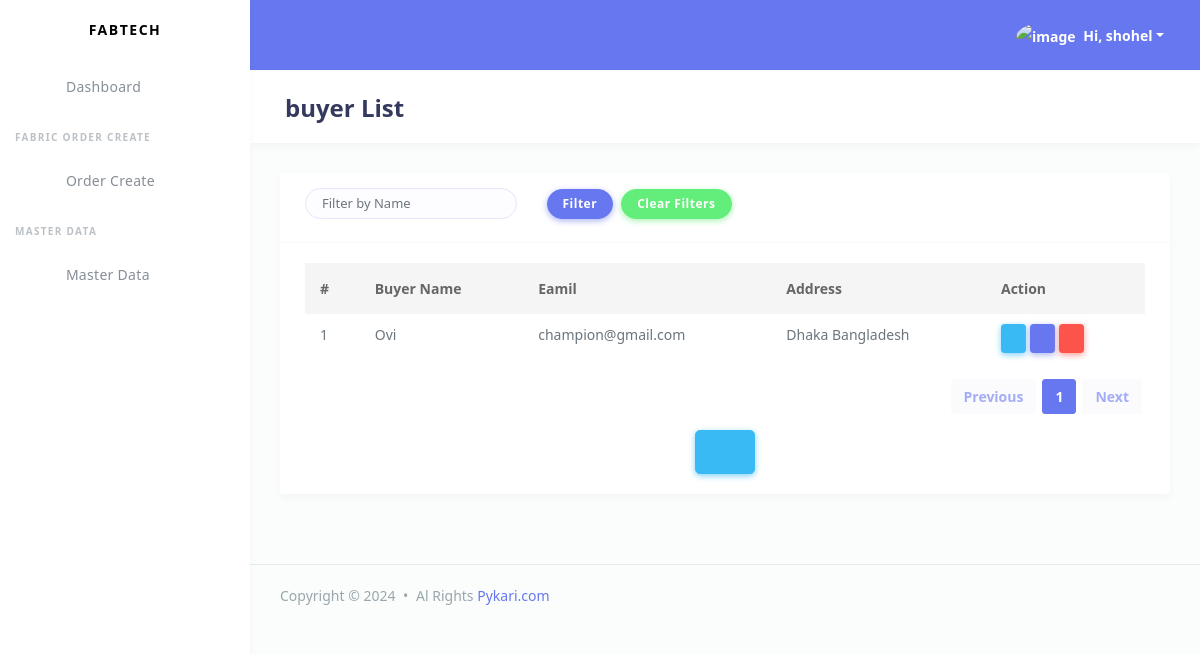
Before: /fabricmanagement/buyer/ (signed in) with the older database file.
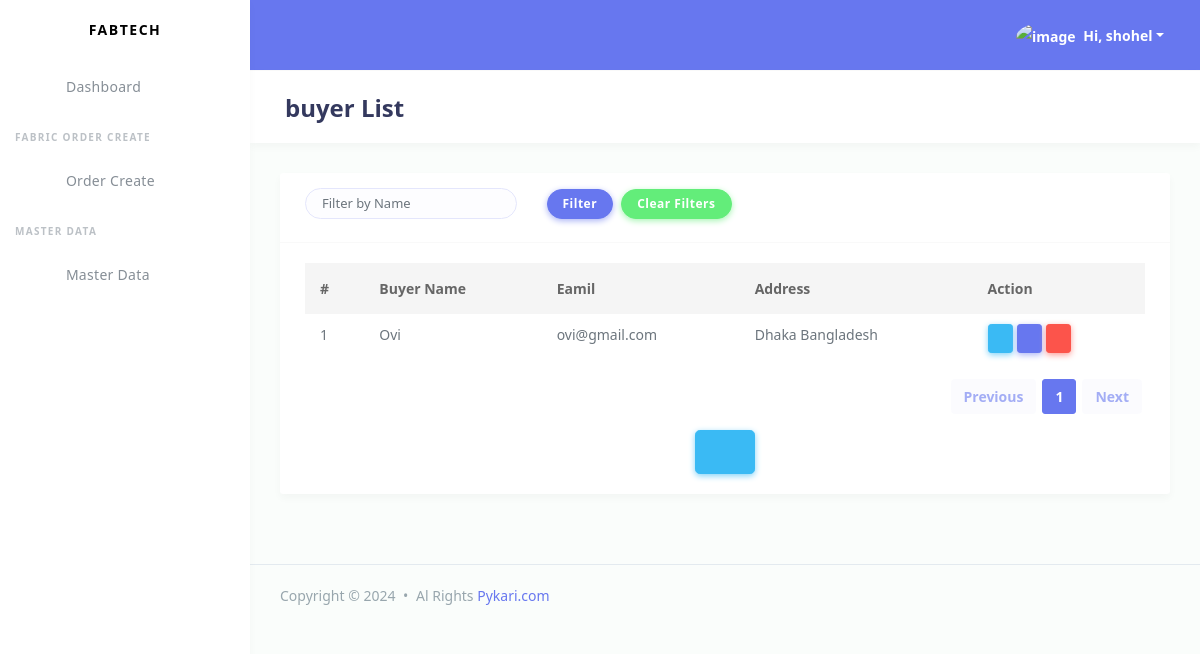
After: the same page with the newer database file.
### fabricmanagement/models.py (models this page shows)
class Buyer(models.Model):
    name = models.CharField(max_length=120, unique=True)
    email = models.EmailField(max_length=30)
    address = models.CharField(max_length=120)
    created_at = models.DateTimeField(auto_now_add=True)
    updated_at = models.DateTimeField(auto_now=True)
    created_by = models.ForeignKey(
        settings.AUTH_USER_MODEL,
        on_delete=models.CASCADE,
        related_name='buyers_created'
    )
    updated_by = models.ForeignKey(
        settings.AUTH_USER_MODEL,
        on_delete=models.SET_NULL,
        null=True,
        blank=True,
        related_name='buyers_updated'
    )
    class Meta:
        indexes = [
            models.Index(fields=['name']),
            models.Index(fields=['email']),
        ]

### fabricmanagement/MasterDataView.py (the view)
# urls.py: path('buyer/', MasterDataView.BuyerListView.as_view(), name='buyer_list'),
class BuyerListView(LoginRequiredMixin,ListView):
    model = Buyer
    template_name = 'buyer/index.html'
    paginate_by = 10
    login_url = reverse_lazy('admin_singin')
    def get_queryset(self):
        filter_username = self.request.GET.get('username', '')
        queryset = Buyer.objects.all()
        if filter_username:
            queryset = queryset.filter(name__icontains=filter_username)
        return queryset

### fabricmanagement/templates/buyer/index.html (shortened to what this page needs)
{% extends "accounts/master/base.html" %}
{% block page_title %}
    buyer List
{% endblock page_title %}
{% block page_body %}
<div class="card">
    <div class="card-header">
        <form method="GET">
            <div class="row">
                <div class="col mb-2">
                    <input type="text" name="name" class="form-control form-control-lg" placeholder="Filter by Name" value="{{ request.GET.name }}">
                </div>
                <div class="col mb-2 d-flex align-items-end">
                    <button type="submit" class="btn btn-primary">Filter</button>
                    <a href="{% url 'buyer_list' %}" class="btn btn-success mx-2">Clear Filters</a>
                </div>
            </div>
        </form>
    </div>
    <div class="card-body">
        <div class="table-responsive">
            <table class="table table-bbuyered table-md">
                <thead>
                    <tr>
                        <th>#</th>
                        <th>Buyer Name</th>
                        <th>Eamil</th>
                        <th>Address</th>
                        <th>Action</th>
                    </tr>
                </thead>
                <tbody>
                    {% for buyer in buyer_list %}
                        <tr>
                            <td>{{ forloop.counter }}</td>
                            <td>{{ buyer.name }}</td>
                            <td>{{ buyer.email }}</td>
                            <td>{{ buyer.address }}</td>
                            <td>
                                <a href="{% url "buyer_detail" buyer.id %}" class="btn btn-info btn-sm d-inline-block">
                                    <i class="fas fa-eye"></i>
                                </a>
                                <a href="{% url "buyer_update" buyer.id %}" class="btn btn-primary btn-sm d-inline-block">
                                    <i class="fas fa-pen"></i>
                                </a>
                                <form method="post" action="{% url 'buyer_delete' buyer.id %}" class="d-inline-block" id="deleteForm{{ buyer.id }}">
                                    <button type="button" class="btn btn-danger btn-sm" onclick="confirmDelete({{ buyer.id }});">
                                        <i class="fas fa-trash-alt"></i>
                                    </button>
                                </form>
                            </td>
                        </tr>
                    {% empty %}
                        <tr>
                            <td colspan="7" class="text-center">No buyers found.</td>
                        </tr>
                    {% endfor %}
                </tbody>
            </table>
        </div>
        {% include "accounts/master/pagination.html" %}
        <div class="text-center">
            <a href="{% url 'buyer_create' %}" class="btn btn-info btn-lg align-items-center">
                <i class="fas fa-plus-circle fs-3 me-2"></i>
            </a>
        </div>
    </div>
{% endblock page_body %}

Changed rows visible on the page:
changed Buyer "Ovi": email "champion@gmail.com" → "ovi@gmail.com"
